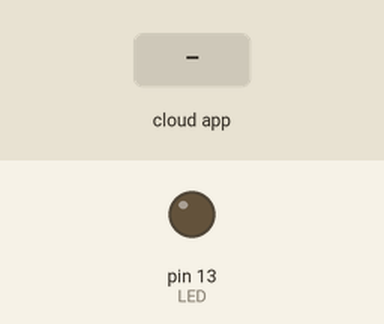
This sketch was run on a simulated Arduino Uno, built with avr-gcc and run on an emulated ATmega328P. On the bench: output pins drawn as LEDs (lit = HIGH). The inputs (shaded band) are chosen by the test bench. The ROS host is connected and sends only what is stated.

Above: at 1.2 s.
1.3 s: the phone or cloud app sets toggle_led to 0
At 2.5 s:
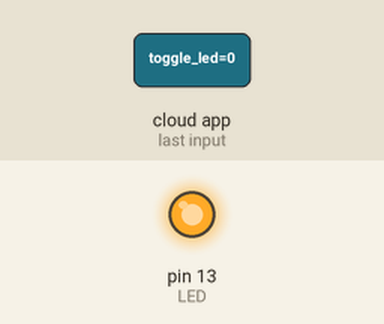
2.8 s: the phone or cloud app sets toggle_led to 1
At 3.9 s:
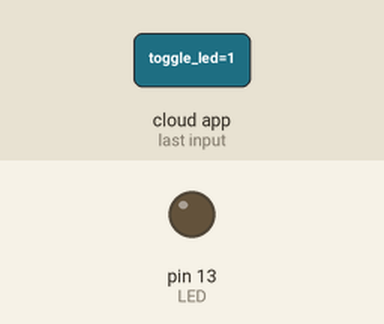
Timing chart, 0 to 5.8 s (numbered marks = the images above; inputs shaded):
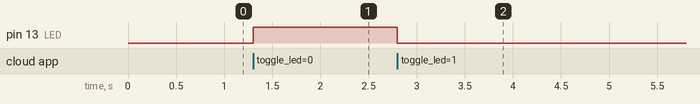

The sketch:

ros_tutorial3.ino
```cpp
/*
 * This is subcriber example
 * for blinking an LED on callback
 */

 #include <ros.h>
 #include <std_msgs/Empty.h>

 ros::NodeHandle nh;

 void messageCb (const std_msgs::Empty& toggle_msg)
 {
  digitalWrite(13, HIGH-digitalRead(13));  //blink the LED
 }

 ros::Subscriber<std_msgs::Empty> sub ("toggle_led", &messageCb);

 void setup()
 {
  pinMode(13, OUTPUT);
  nh.initNode();
  nh.subscribe(sub);
 }

 void loop()
 {
  nh.spinOnce();
  delay(3);
 }
```

Measured:
- after the input at 1.3 s, pin 13 (LED): LOW → HIGH at once
- after the input at 2.8 s, pin 13 (LED): HIGH → LOW at once
